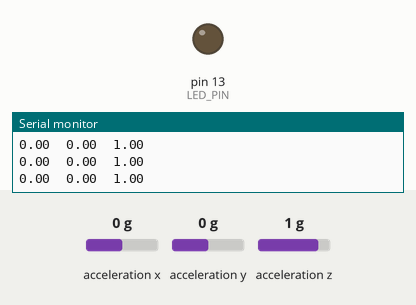
Recording of a sketch running on a simulated Arduino Uno, built with avr-gcc and run on an emulated ATmega328P. Shown: output pins drawn as LEDs (lit = HIGH), the last lines printed to the serial monitor. Wiring (inferred from the names in the program): ADXL345 accelerometer at I2C address 0x53. The inputs (shaded band) are chosen by the test bench; at power-on: acceleration z 1 g, acceleration x 0 g, acceleration y 0 g.

Above: at 1.2 s.
1.3 s: acceleration z set to 0.4 g
4.3 s: acceleration z set to 0.1 g
At 4.9 s:
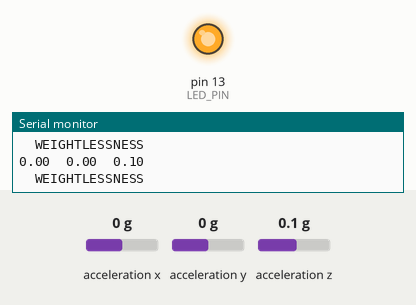
5.8 s: acceleration x set to -0.3 g
At 7.0 s:
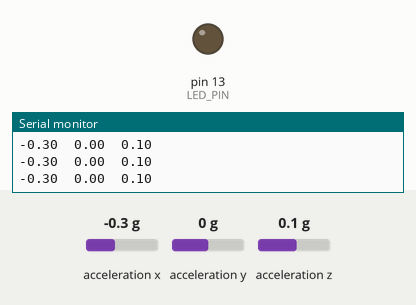
7.3 s: acceleration x set to 0 g
At 7.7 s:
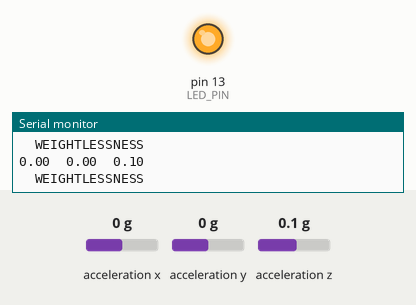
Timing chart, 0 to 9.8 s (numbered marks = the images above; inputs shaded):
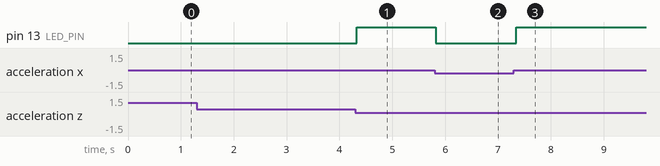

The sketch:

accelerometer_weightlessness.ino
```cpp
#include <Wire.h>

#define LED_PIN 13

int ADXL345 = 0x53;
const float threshold = 0.208;
float X_out, Y_out, Z_out;
float X1, Y1, Z1;

void setup() {
    Serial.begin(9600);
    pinMode(LED_PIN, OUTPUT);
    Wire.begin();
    Wire.beginTransmission(ADXL345);
    Wire.write(0x2D);
    Wire.write(8);                    // (8)_10 = (0000 1000)_2
    Wire.endTransmission();
}

void checkIsWeightlessness(float x, float y, float z) {
    if (abs(x)+ abs(y) + abs(z) < threshold) {
        Serial.println("\tWEIGHTLESSNESS");
        digitalWrite(LED_PIN, HIGH);
    } else {
        digitalWrite(LED_PIN, LOW);
    }
}

void loop() {
    Wire.beginTransmission(ADXL345);
    Wire.write(0x32);
    Wire.endTransmission(false);
    Wire.requestFrom(ADXL345, 6, true);
    X_out = (Wire.read() | Wire.read() << 8);
    X1 = X_out / 256;
    Y_out = (Wire.read() | Wire.read() << 8);
    Y1 = Y_out / 256;
    Z_out = (Wire.read() | Wire.read() << 8);
    Z1 = Z_out / 256;
    Serial.print(X1);
    Serial.print("\t");
    Serial.print(Y1);
    Serial.print("\t");
    Serial.println(Z1);
    checkIsWeightlessness(X1, Y1, Z1);
    delay(10);
}
```

Measured:
- the behaviour switches between 0.3 and 0.2 g on acceleration z (found by bisection; images 0 and 1)
- the behaviour switches between -0.1 and -0.2 g on acceleration x (found by bisection; images 1 and 2)
- after the input at 4.3 s, pin 13 (LED_PIN): LOW → HIGH at once
- after the input at 5.8 s, pin 13 (LED_PIN): HIGH → LOW at once
- after the input at 7.3 s, pin 13 (LED_PIN): LOW → HIGH at once
